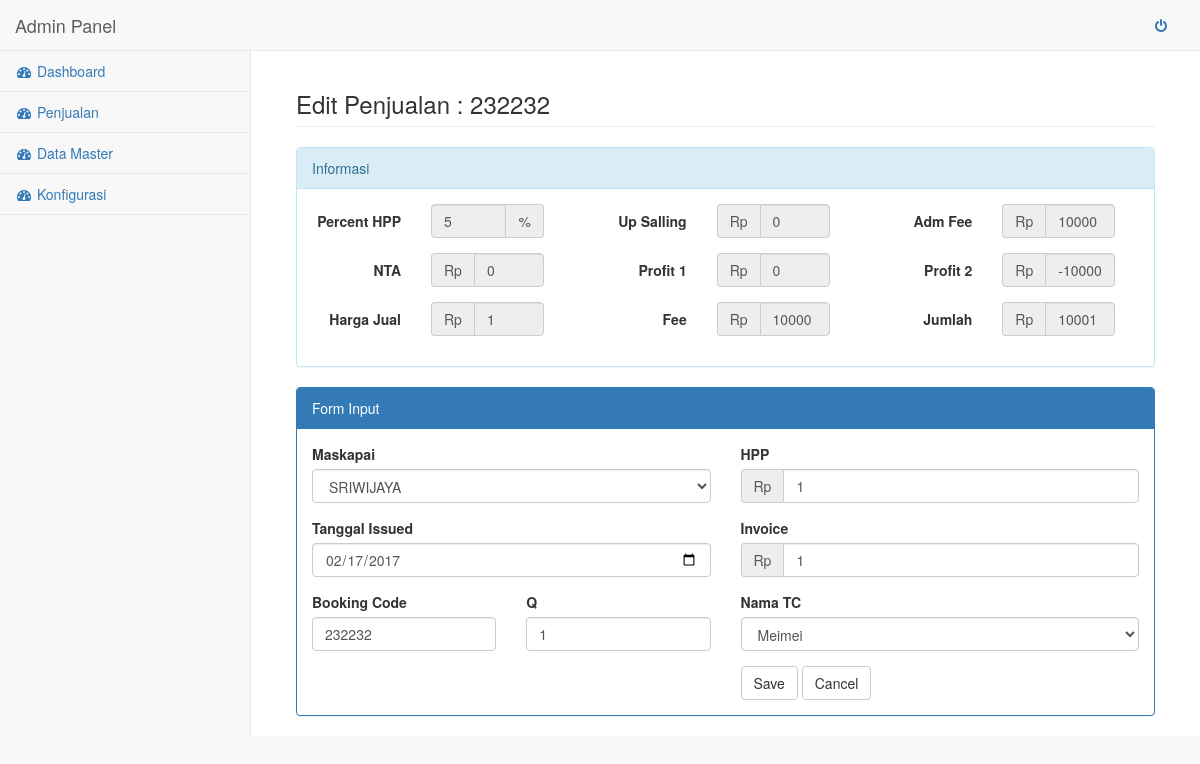
Screenshot of /penjualan_edit.php?booking_code=232232 (signed in) with the database file from the repository.
### tables this page shows
CREATE TABLE IF NOT EXISTS `konfig` (
  `persen` decimal(5,4) NOT NULL,
  `fee` int(11) NOT NULL
);

CREATE TABLE IF NOT EXISTS `penjualan` (
  `booking_code` varchar(10) NOT NULL,
  `id_tc` int(11) NOT NULL,
  `id_maskapai` int(11) NOT NULL,
  `tanggal` date NOT NULL,
  `hpp` int(11) NOT NULL,
  `persen` decimal(5,4) NOT NULL,
  `invoice` int(11) NOT NULL,
  `q` tinyint(4) NOT NULL,
  `fee` int(11) NOT NULL,
  `tanggal_insert` timestamp NOT NULL DEFAULT CURRENT_TIMESTAMP,
  PRIMARY KEY (`booking_code`)
);

### penjualan_edit.php (the view, shortened to what this page needs)
<?php
require_once('config/conn.php');
$code = isset($_GET['booking_code']) ? $_GET['booking_code'] : '';
$code_quote = $db->quote($code);
$data_edit = $db->query("SELECT * FROM penjualan WHERE booking_code = $code_quote ");
$result = $data_edit->fetch();
$id_maskapai     = $result['id_maskapai'];
$tanggal         = $result['tanggal'];
$booking_code    = $result['booking_code'];
$q               = $result['q'];
$hpp             = $result['hpp'];
$invoice         = $result['invoice'];
$id_tc           = $result['id_tc'];
$maskapai_option = '';
$tc_option       = '';
$konfig          = '';
try {
    $maskapai_option = $db->query("SELECT * FROM maskapai")->fetchAll();
    $tc_option       = $db->query("SELECT * FROM tc")->fetchAll();
    $konfig          = $db->query("SELECT * FROM konfig")->fetch();
} catch (PDOException $e) {
    echo $e->getMessage();
    die();
}
$persen = $konfig['persen'];
$fee    = $konfig['fee'];
include_once('layout/header.php');
include_once('layout/sidebar.php');
?>
<div id="page-wrapper">
    <div class ="container-fluid">
        <div class="row">
            <div class="col-lg-12">
                <h3 class="page-header">Edit Penjualan : <?= $code ?></h3>
            </div>
        </div>
        <div class="row">
            <div class="col-lg-12">
                <div class="panel panel-info">
                    <div class="panel-heading">
                        Informasi
                    </div>
                    <div class="panel-body">
                        <div class="row">
                            <form id="demo-form2" data-parsley-validate="" class="form-horizontal form-label-left" novalidate="">
                                <div class="col-lg-4">
                                    <div class="form-group">
                                        <label class=" col-md-5 control-label ">Percent HPP
                                        </label>
                                        <div class="col-md-6">
                                            <div class="input-group">
                                                <input value="<?= $persen * 100 ?>" id="persen" readonly="readonly" class="form-control col-md-6 col-xs-12" type="text">
                                                <span class="input-group-addon">%</span>
                                            </div>
                                        </div>
                                    </div>
                                    <div class="form-group">
                                        <label class=" col-md-5 control-label ">NTA
                                        </label>
                                        <div class="col-md-6">
                                            <div class="input-group">
                                                <span class="input-group-addon">Rp</span>
                                                <input id="nta" value="0" readonly="readonly" class="form-control col-md-6 col-xs-12" type="text">
                                            </div>
                                        </div>
                                    </div>
                                    <div class="form-group">
                                        <label class=" col-md-5 control-label ">Harga Jual
                                        </label>
                                        <div class="col-md-6">
                                            <div class="input-group">
                                                <span class="input-group-addon">Rp</span>
                                                <input id="harga_jual" value="0" readonly="readonly" class="form-control col-md-6 col-xs-12" type="text">
                                            </div>
                                        </div>
                                    </div>
                                </div>
                                <div class="col-lg-4">
                                    <div class="form-group">
                                        <label class=" col-md-5 control-label ">Up Salling
                                        </label>
                                        <div class="col-md-6">
                                            <div class="input-group">
                                                <span class="input-group-addon">Rp</span>
                                                <input id="up_salling" value="0" readonly="readonly" class="form-control col-md-6 col-xs-12" type="text">
                                            </div>
                                        </div>
                                    </div>
                                    <div class="form-group">
                                        <label class=" col-md-5 control-label ">Profit 1
                                        </label>
                                        <div class="col-md-6">
                                            <div class="input-group">
                                                <span class="input-group-addon">Rp</span>
                                                <input id="profit_1" value="0" readonly="readonly" class="form-control col-md-6 col-xs-12" type="text">
                                            </div>
                                        </div>
                                    </div>
                                    <div class="form-group">
                                        <label class=" col-md-5 control-label ">Fee
                                        </label>
                                        <div class="col-md-6">
                                            <div class="input-group">
                                                <span class="input-group-addon">Rp</span>
                                                <input value="<?= $fee ?>" id="fee" readonly="readonly" class="form-control col-md-6 col-xs-12" type="text">
                                            </div>
                                        </div>
                                    </div>
                                </div>
                                <div class="col-lg-4">
                                    <div class="form-group">
                                        <label class=" col-md-5 control-label ">Adm Fee
                                        </label>
                                        <div class="col-md-6">
                                            <div class="input-group">
                                                <span class="input-group-addon">Rp</span>
                                                <input id="adm_fee" value="0" readonly="readonly" class="form-control col-md-6 col-xs-12" type="text">
                                            </div>
                                        </div>
                                    </div>
                                    <div class="form-group">
                                        <label class=" col-md-5 control-label ">Profit 2
                                        </label>
                                        <div class="col-md-6">
                                            <div class="input-group">
                                                <span class="input-group-addon">Rp</span>
                                                <input id="profit_2" value="0" readonly="readonly" class="form-control col-md-6 col-xs-12" type="text">
                                            </div>
                                        </div>
                                    </div>
                                    <div class="form-group">
                                        <label class=" col-md-5 control-label ">Jumlah
                                        </label>
                                        <div class="col-md-6">
                                            <div class="input-group">
                                                <span class="input-group-addon">Rp</span>
                                                <input id="jumlah" value="0" readonly="readonly" class="form-control col-md-6 col-xs-12" type="text">
                                            </div>
                                        </div>
                                    </div>
                                </div>
                            </form>
                        </div>
                    </div>
                </div>
            </div>
            <div class="col-lg-12">
                <div class="panel panel-primary">
                    <div class="panel-heading">
                        Form Input
                    </div>
                    <div class="panel-body">
                        <form role="form" method="POST">
                            <div class="row">
                                <div class="col-lg-6">
                                    <div class="form-group">
                                        <label>Maskapai</label>
                                        <select id="maskapai" name="maskapai" required class="form-control">
                                            <?php foreach ($maskapai_option as $mas): ?>
                                                <?php if ($id_maskapai == $mas['id_maskapai']): ?>
                                                    <option selected value="<?= $mas['id_maskapai'] ?>"><?= $mas['nama'] ?> </option>
                                                <?php else: ?>
                                                    <option value="<?= $mas['id_maskapai'] ?>"><?= $mas['nama'] ?> </option>
                                                <?php endif ?>
                                            <?php endforeach ?>
                                        </select>
                                    </div>
                                    <div class="form-group">
                                        <label>Tanggal Issued</label>
                                        <input  value="<?= $tanggal ?>" id="tanggal" data-provide="datepicker" type="date" name="tanggal" required class="form-control readonly">
                                    </div>
                                    <div class="row">
                                        <div class="col-lg-6">
                                            <div class="form-group">
                                                <label>Booking Code</label>
                                                <input value="<?= $booking_code ?>" id="booking_code" name="booking_code" type='text' required class="form-control">
                                            </div>
                                        </div>
                                        <div class="col-lg-6">
                                            <div class="form-group">
                                                <label>Q</label>
                                                <input value ="<?= $q ?>" id="q" type='number' name="q" required class="form-control">
                                            </div>
                                        </div>
                                    </div>
                                </div>
                                <div class="col-lg-6">
                                    <div class="form-group">
                                        <label>HPP</label>
                                        <div class="input-group">
                                            <span class="input-group-addon">Rp</span>
                                            <input value="<?= $hpp ?>" type='number' id="hpp" name="hpp" required class="form-control">
                                        </div>
                                    </div>
                                    <div class="form-group">
                                        <label>Invoice</label>
                                        <div class="input-group">
                                            <span class="input-group-addon">Rp</span>
                                            <input value="<?= $invoice ?>" type='number' id="invoice" name="invoice" required class="form-control">
                                        </div>
                                    </div>
                                    <div class="form-group">
                                        <label>Nama TC</label>
                                        <select class="form-control" id="nama_tc" name="nama_tc" required >
                                            <?php foreach ($tc_option as $_tc): ?>
                                                <?php if ($id_tc == $_tc['id_tc']): ?>
                                                    <option selected value="<?= $_tc['id_tc'] ?>"><?= $_tc['nama_tc'] ?> </option>
                                                <?php else: ?>
                                                    <option value="<?= $_tc['id_tc'] ?>"><?= $_tc['nama_tc'] ?> </option>
                                                <?php endif ?>
                                            <?php endforeach ?>
                                        </select>
                                    </div>
                                    <input type="submit" class="btn btn-default" name="simpan" value="Save">
                                    <a href="penjualan_data.php"><button type="button" class="btn btn-default">Cancel</button></a>
                                </div>
                            </div>
                        </form>
                    </div>
                </div>
            </div>
        </div>
    </div>
</div>
<?php include_once('layout/javascript.php') ?>
<?php include_once('layout/footer.php'); ?>

### rows the page displays
konfig: persen "5", fee "10000"
penjualan: tanggal "02/17/2017", booking_code "232232", q "1", hpp "1", invoice "1"

### other values shown
$code "232232"
form field maskapai "SRIWIJAYA"
form field nama_tc "Meimei"
